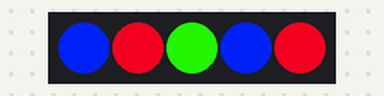
The program below on a simulated Raspberry Pi (BCM pin numbers). Parts: 5 RGB LEDs in strip order, left to right. Dim RGB values are drawn brighter than linear.

Above: at 0.8 s.
At 6.9 s:
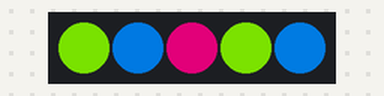
At 10.9 s:
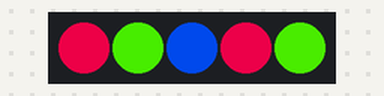
At 17.1 s:
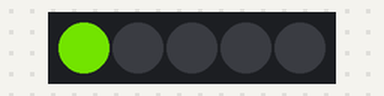
At 28.0 s:
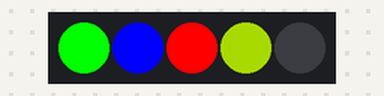
At 36.8 s:
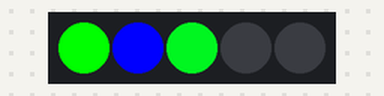
Timing chart, 0 to 40.0 s (numbered marks = the images above):
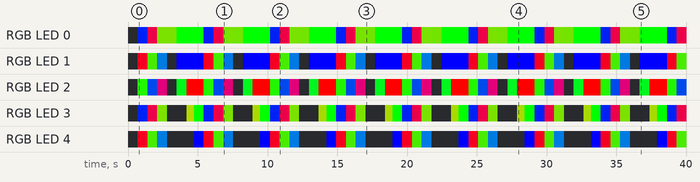

The program:

NeoRGB.py
```python
#LED1 : DATE IN
#LED2 : 5V+
#LED3 : GND
#LED4 : DATE OUT

import neopixel, time ,sys

LED_COUNT = 5
LED_PIN = 18
LED_BRIGHTNESS = 255
LED_CHANNEL = 0

def SetColor(strip, num, color, milli_sec):
    for i in range(milli_sec):
        strip.setPixelColor(num,color)
        strip.show()
        time.sleep(0.0001)

strip = neopixel.Adafruit_NeoPixel(LED_COUNT, LED_PIN, 800000, 10, False, LED_BRIGHTNESS,
LED_CHANNEL, 1050624)
strip.begin()

def OneByOne():
    for i in range(LED_COUNT):
        if i % 3 ==1:
            for j in range(256):
                SetColor(strip, i, neopixel.Color(j, 0, 255 - j), 1) #Blue ~Red
            for j in range(256):
                SetColor(strip, i, neopixel.Color(255 - j, j, 0), 1) #Red  ~Green
            for j in range(256):
                SetColor(strip, i, neopixel.Color(0, 255 - j, j), 1) #Green ~ Blue
        if i % 3 ==2:
            for j in range(256):
                SetColor(strip, i, neopixel.Color(255 - j, j, 0), 1) #Red  ~Green
            for j in range(256):
                SetColor(strip, i, neopixel.Color(0, 255 - j, j), 1) #Green ~ Blue
            for j in range(256):
                SetColor(strip, i, neopixel.Color(j, 0, 255 - j), 1) #Blue ~Red
        if i % 3 ==0:
            for j in range(256):
                SetColor(strip, i, neopixel.Color(0, 255 - j, j), 1) #Green ~ Blue
            for j in range(256):
                SetColor(strip, i, neopixel.Color(j, 0, 255 - j), 1) #Blue ~Red
            for j in range(256):
                SetColor(strip, i, neopixel.Color(255 - j, j, 0), 1) #Red  ~Green

def All():
    for j in range(256):
        for i in range(LED_COUNT):
            if i%3 == 1:
                SetColor(strip, i, neopixel.Color(j, 0, 255 - j), 1) #Blue ~ Red
            if i%3 == 2:
                SetColor(strip, i, neopixel.Color(255 - j, j, 0), 1) #Red ~ Green
            if i%3 == 0:
                SetColor(strip, i, neopixel.Color(0, 255 - j, j), 1) #Green ~ Blue
    for j in range(256):
        for i in range(LED_COUNT):
            if i%3 == 1:
                SetColor(strip, i, neopixel.Color(255 - j, j, 0), 1) #Red ~ Green
            if i%3 == 2:
                SetColor(strip, i, neopixel.Color(0, 255 - j, j), 1) #Green ~ Blue
            if i%3 == 0:
                SetColor(strip, i, neopixel.Color(j, 0, 255 - j), 1) #Blue ~ Red
    for j in range(256):
        for i in range(LED_COUNT):
            if i%3 == 1:
                SetColor(strip, i, neopixel.Color(0, 255 - j, j), 1) #Green ~ Blue
            if i%3 == 2:
                SetColor(strip, i, neopixel.Color(j, 0, 255 - j), 1) #Blue ~ Red
            if i%3 == 0:
                SetColor(strip, i, neopixel.Color(255 - j, j, 0), 1) #Red ~ Green

try:
    while True:
        All()

        for i in range(LED_COUNT) :
            SetColor(strip, i, neopixel.Color(0, 0, 0), 1) #Black(off)

        OneByOne()

except:
    print("\n end")

    for i in range(LED_COUNT):
        SetColor(strip, i, neopixel.Color(0, 0, 0), 1) #Black(off)

    sys.exit(0)
```

Measured:
- by itself, RGB LED 1: off → RGB(224, 0, 31) at 0.70 s, → RGB(60, 195, 0) 0.70 s later, → RGB(0, 90, 165) 0.70 s later, → off 0.70 s later, … (42 changes in this stretch)
- by itself, RGB LED 2: off → RGB(31, 224, 0) at 0.70 s, → RGB(0, 61, 194) 0.70 s later, → RGB(165, 0, 90) 0.70 s later, → off 0.70 s later, … (50 changes in this stretch)
- what the display in image 1 shows lasts 0.7 s, from 6.8 s to 7.5 s
- what the display in image 4 shows lasts 0.6 s, from 27.9 s to 28.5 s
